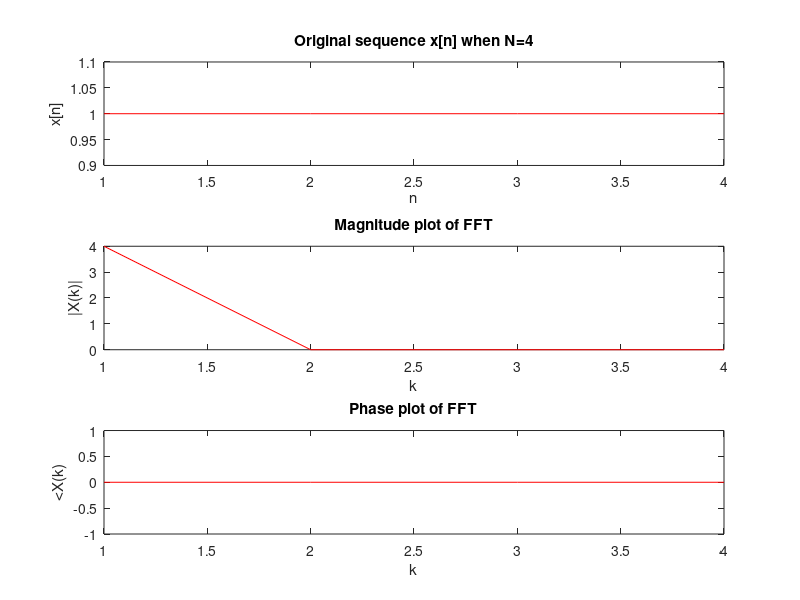
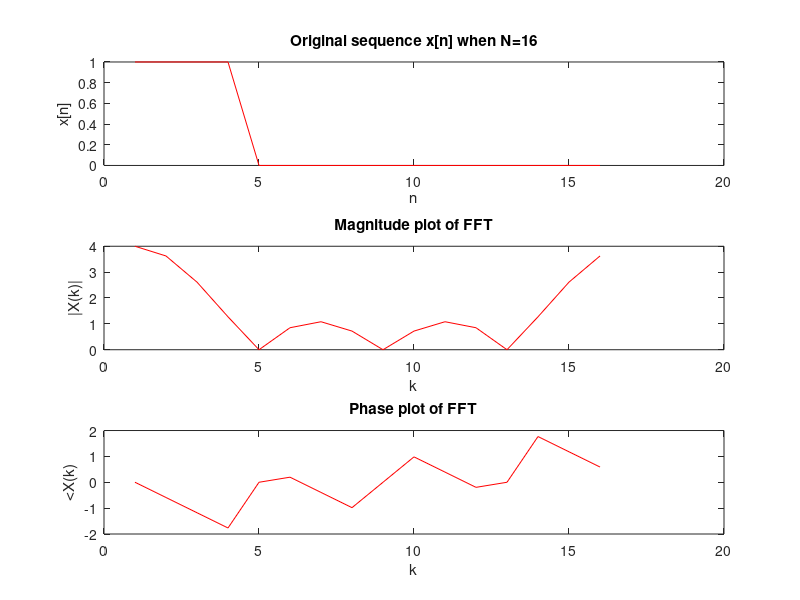
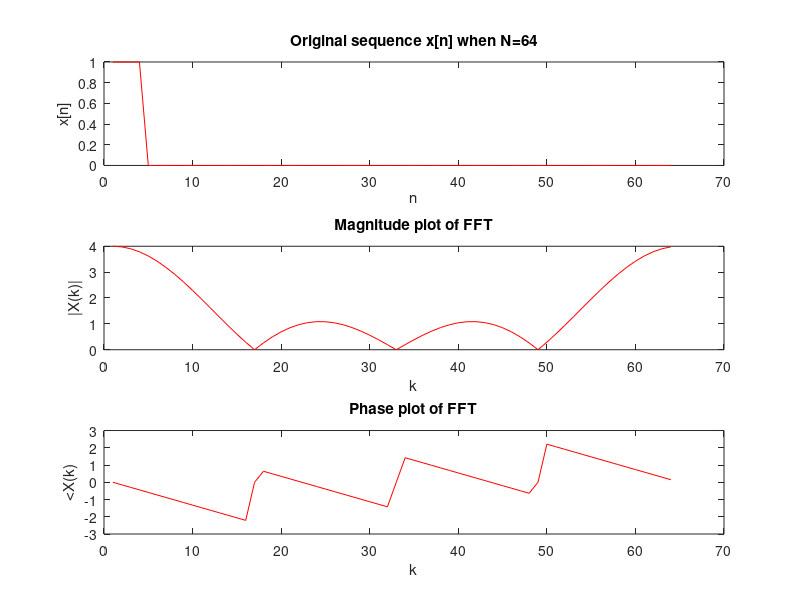

These figures' MATLAB source, in order:
% -- a -- %
L = 4;
N = 4;

x = [ones(L,1);zeros(N-L,1)];
xt = fft(x);

figure();
subplot(3,1,1);
plot(1:length(x),x,'red');
title('Original sequence x[n] when N=4');
xlabel('n');
ylabel('x[n]');
subplot(3,1,2);
plot(1:length(xt),abs(xt),'red');
title('Magnitude plot of FFT');
xlabel('k');
ylabel('|X(k)|');
subplot(3,1,3);
plot(1:length(xt),angle(xt),'red');
title('Phase plot of FFT');
xlabel('k');
ylabel('<X(k)');


N = 16;

x = [ones(L,1);zeros(N-L,1)];
xt = fft(x);

figure();
subplot(3,1,1);
plot(1:length(x),x,'red');
title('Original sequence x[n] when N=16');
xlabel('n');
ylabel('x[n]');
subplot(3,1,2);
plot(1:length(xt),abs(xt),'red');
title('Magnitude plot of FFT');
xlabel('k');
ylabel('|X(k)|');
subplot(3,1,3);
plot(1:length(xt),angle(xt),'red');
title('Phase plot of FFT');
xlabel('k');
ylabel('<X(k)');

N = 64;

x = [ones(L,1);zeros(N-L,1)];
xt = fft(x);

figure();
subplot(3,1,1);
plot(1:length(x),x,'red');
title('Original sequence x[n] when N=64');
xlabel('n');
ylabel('x[n]');
subplot(3,1,2);
plot(1:length(xt),abs(xt),'red');
title('Magnitude plot of FFT');
xlabel('k');
ylabel('|X(k)|');
subplot(3,1,3);
plot(1:length(xt),angle(xt),'red');
title('Phase plot of FFT');
xlabel('k');
ylabel('<X(k)');
